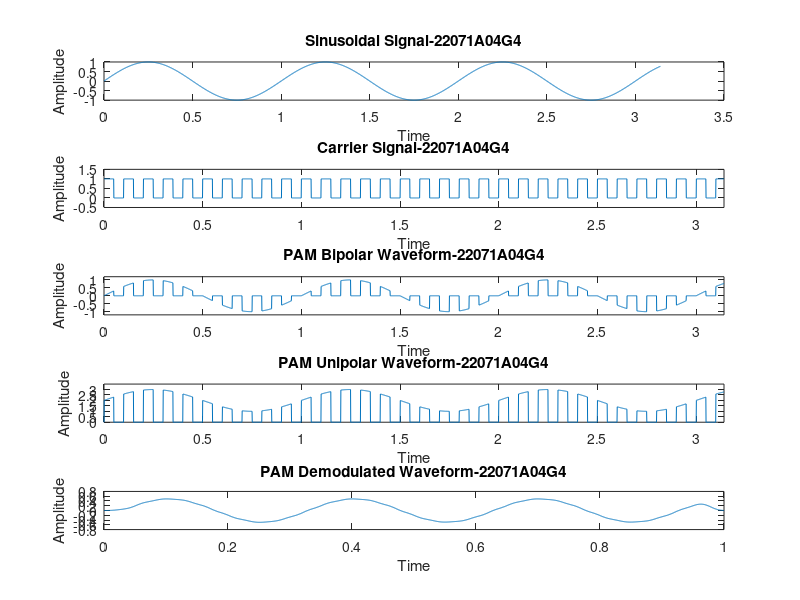

This chart was generated by the following MATLAB code: (Note: this script raises an error after producing the figure.)
fs=1000;
T=1/fs;
t=0:T:pi;  %Time Period

a=1;
fm=1;
fc=10;
c = 0.5.*square(2*pi*fc.*t)+0.5;
m = a.*sin(2*pi*fm.*t);
y = m.*c;

u=[];
for i=1:length(y)
if y(i)==0
    u=[u,y(i)];
else 
    u=[u,y(i)+2];
end
end

dmod = y.*c;
filter = fir1(200,fm/fs,'low');
og = conv(filter,dmod);

subplot(5,1,1);
plot(t,m);
xlabel('Time');
ylabel('Amplitude');
title('Sinusoidal Signal-22071A04G4');

subplot(5,1,2);
plot(t,c);
xlabel('Time');
ylabel('Amplitude');
title('Carrier Signal-22071A04G4');
axis([min(t),max(t), min(c)-0.5,max(c)+0.5]);

subplot(5,1,3);
plot(t,y);
xlabel('Time');
ylabel('Amplitude');
title('PAM Bipolar Waveform-22071A04G4');
axis([min(t),max(t), min(y)-0.2,max(y)+0.2]);

subplot(5,1,4);
plot(t,u);
xlabel('Time');
ylabel('Amplitude');
title('PAM Unipolar Waveform-22071A04G4');
axis([min(t),max(t), min(u),max(u)+0.5]);

t=0:1/((length(og))-1):1;
subplot(5,1,5);
plot(t,og);
xlabel('Time');
ylabel('Amplitude');
title('PAM Demodulated Waveform-22071A04G4');

sgtitle("PAM - 22071A04G4") 
fontsize(12,"points");